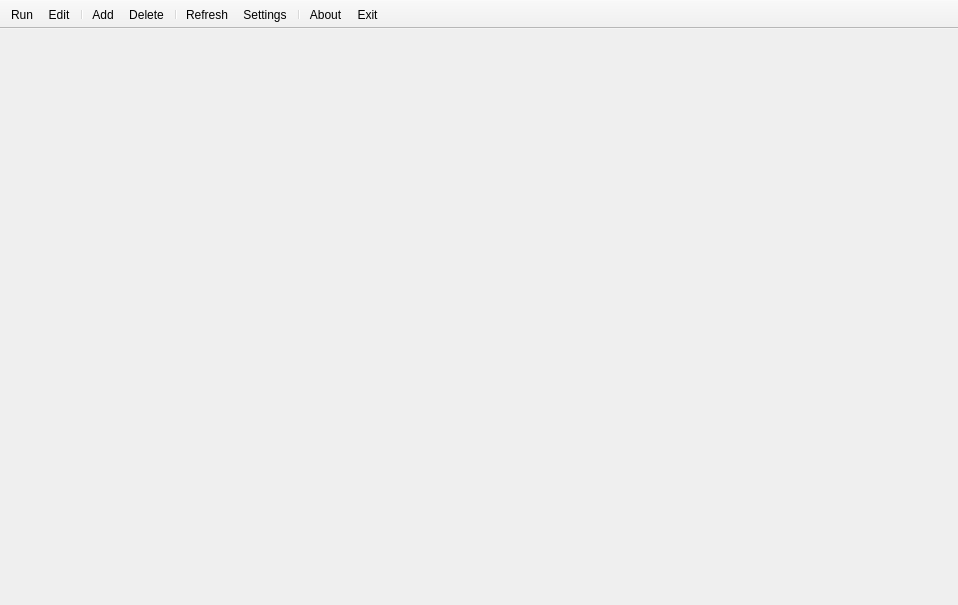
<?xml version="1.0" encoding="UTF-8"?>
<ui version="4.0">
 <class>MainWindow</class>
 <widget class="QMainWindow" name="MainWindow">
  <property name="geometry">
   <rect>
    <x>0</x>
    <y>0</y>
    <width>958</width>
    <height>605</height>
   </rect>
  </property>
  <property name="windowTitle">
   <string>Launcher Manager</string>
  </property>
  <property name="windowIcon">
   <iconset resource="Resource.qrc">
    <normaloff>:/resource/images/icon_64.png</normaloff>:/resource/images/icon_64.png</iconset>
  </property>
  <property name="locale">
   <locale language="Chinese" country="China"/>
  </property>
  <widget class="QWidget" name="centralWidget">
   <layout class="QGridLayout" name="gridLayout"/>
  </widget>
  <widget class="QToolBar" name="mainToolBar">
   <property name="movable">
    <bool>false</bool>
   </property>
   <property name="toolButtonStyle">
    <enum>Qt::ToolButtonTextBesideIcon</enum>
   </property>
   <attribute name="toolBarArea">
    <enum>TopToolBarArea</enum>
   </attribute>
   <attribute name="toolBarBreak">
    <bool>false</bool>
   </attribute>
   <addaction name="actionRun"/>
   <addaction name="actionEdit"/>
   <addaction name="separator"/>
   <addaction name="actionAdd"/>
   <addaction name="actionDelete"/>
   <addaction name="separator"/>
   <addaction name="actionRefresh"/>
   <addaction name="actionSettings"/>
   <addaction name="separator"/>
   <addaction name="actionAbout"/>
   <addaction name="actionExit"/>
  </widget>
  <action name="actionRun">
   <property name="icon">
    <iconset resource="Resource.qrc">
     <normaloff>:/resource/images/previous.png</normaloff>:/resource/images/previous.png</iconset>
   </property>
   <property name="text">
    <string>Run</string>
   </property>
   <property name="toolTip">
    <string>Run the application</string>
   </property>
  </action>
  <action name="actionAdd">
   <property name="icon">
    <iconset resource="Resource.qrc">
     <normaloff>:/resource/images/list-add.png</normaloff>:/resource/images/list-add.png</iconset>
   </property>
   <property name="text">
    <string>Add</string>
   </property>
   <property name="toolTip">
    <string>Add a new application</string>
   </property>
  </action>
  <action name="actionDelete">
   <property name="icon">
    <iconset resource="Resource.qrc">
     <normaloff>:/resource/images/list-remove.png</normaloff>:/resource/images/list-remove.png</iconset>
   </property>
   <property name="text">
    <string>Delete</string>
   </property>
   <property name="toolTip">
    <string>Delete the application</string>
   </property>
  </action>
  <action name="actionEdit">
   <property name="icon">
    <iconset resource="Resource.qrc">
     <normaloff>:/resource/images/pencil.png</normaloff>:/resource/images/pencil.png</iconset>
   </property>
   <property name="text">
    <string>Edit</string>
   </property>
   <property name="toolTip">
    <string>Editor the application</string>
   </property>
  </action>
  <action name="actionAbout">
   <property name="icon">
    <iconset resource="Resource.qrc">
     <normaloff>:/resource/images/view.png</normaloff>:/resource/images/view.png</iconset>
   </property>
   <property name="text">
    <string>About</string>
   </property>
   <property name="toolTip">
    <string>About Launcher Manager</string>
   </property>
  </action>
  <action name="actionExit">
   <property name="icon">
    <iconset resource="Resource.qrc">
     <normaloff>:/resource/images/system-log-out.png</normaloff>:/resource/images/system-log-out.png</iconset>
   </property>
   <property name="text">
    <string>Exit</string>
   </property>
   <property name="toolTip">
    <string>Exit the Launcher Manager</string>
   </property>
  </action>
  <action name="actionRefresh">
   <property name="icon">
    <iconset resource="Resource.qrc">
     <normaloff>:/resource/images/view-refresh.png</normaloff>:/resource/images/view-refresh.png</iconset>
   </property>
   <property name="text">
    <string>Refresh</string>
   </property>
   <property name="toolTip">
    <string>Refresh the list</string>
   </property>
  </action>
  <action name="actionSettings">
   <property name="icon">
    <iconset resource="Resource.qrc">
     <normaloff>:/resource/images/setting.png</normaloff>:/resource/images/setting.png</iconset>
   </property>
   <property name="text">
    <string>Settings</string>
   </property>
   <property name="toolTip">
    <string>Configure the Launcher Manager</string>
   </property>
  </action>
 </widget>
 <layoutdefault spacing="6" margin="11"/>
 <resources>
  <include location="Resource.qrc"/>
 </resources>
 <connections/>
</ui>
